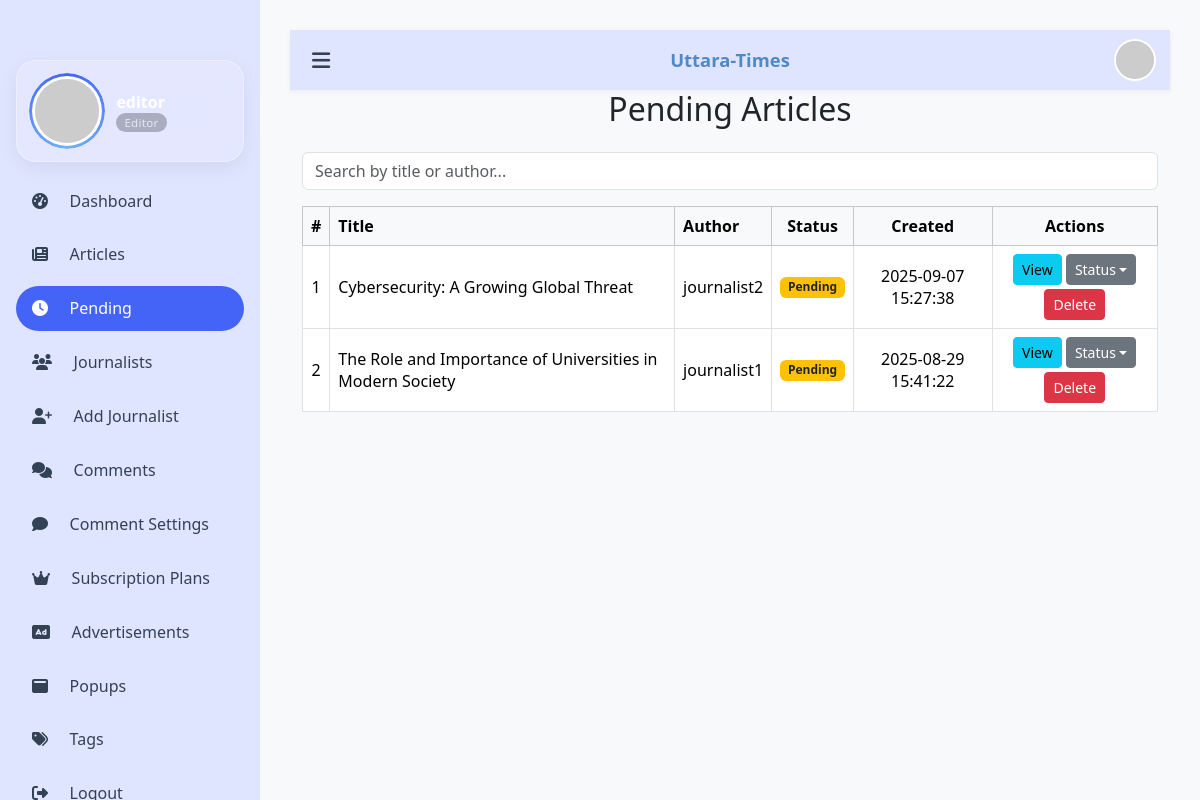
Page /pending_articles.php (signed in) on the committed database.
### tables this page shows
CREATE TABLE `articles` (
  `article_id` int(11) NOT NULL AUTO_INCREMENT,
  `title` varchar(255) NOT NULL,
  `content` text NOT NULL,
  `image_url` varchar(255) DEFAULT NULL,
  `status` enum('draft','pending','approved','declined') DEFAULT 'draft',
  `created_at` timestamp NOT NULL DEFAULT current_timestamp(),
  `updated_at` timestamp NOT NULL DEFAULT current_timestamp() ON UPDATE current_timestamp(),
  `author_id` int(11) DEFAULT NULL,
  PRIMARY KEY (`article_id`),
  KEY `author_id` (`author_id`),
  CONSTRAINT `articles_ibfk_1` FOREIGN KEY (`author_id`) REFERENCES `users` (`user_id`) ON DELETE SET NULL
);

CREATE TABLE `users` (
  `user_id` int(11) NOT NULL AUTO_INCREMENT,
  `username` varchar(50) NOT NULL,
  `email` varchar(100) NOT NULL,
  `password_hash` varchar(255) NOT NULL,
  `role` enum('journalist','editor','user') NOT NULL,
  `created_at` timestamp NOT NULL DEFAULT current_timestamp(),
  `Is_active` int(11) NOT NULL,
  PRIMARY KEY (`user_id`),
  UNIQUE KEY `username` (`username`),
  UNIQUE KEY `email` (`email`)
);

### pending_articles.php (the view, shortened to what this page needs)
<?php
require 'db.php';
require 'menubar3.php';
?>
<!DOCTYPE html>
<html lang="en">
<head>
    <link href="https://cdn.jsdelivr.net/npm/bootstrap@5.3.3/dist/css/bootstrap.min.css" rel="stylesheet">
    <link href="https://cdnjs.cloudflare.com/ajax/libs/font-awesome/6.5.0/css/all.min.css" rel="stylesheet">
</head>
<body>
    <div class="container">
        <h2 class="mb-4 text-center">Pending Articles</h2>
        <input type="text" id="articleSearch" class="form-control mb-3" placeholder="Search by title or author...">
        <div class="table-responsive">
            <table class="table table-bordered table-hover align-middle text-center">
                <thead class="table-light">
                    <tr>
                        <th>#</th>
                        <th class="text-start">Title</th>
                        <th class="text-start">Author</th>
                        <th>Status</th>
                        <th>Created</th>
                        <th>Actions</th>
                    </tr>
                </thead>
                <tbody>
                    <?php
                    $stmt = $conn->prepare("
                        SELECT a.article_id, a.title, a.created_at, a.status, u.username
                        FROM articles a
                        LEFT JOIN users u ON a.author_id = u.user_id
                        WHERE a.status NOT IN ('approved', 'declined')
                        ORDER BY a.created_at DESC
                    ");
                    $stmt->execute();
                    $result = $stmt->get_result();
                    $serial = 1;
                    while ($row = $result->fetch_assoc()):
                        $badgeClass = match ($row['status']) {
                            'pending' => 'badge-pending',
                            'approved' => 'badge-approved',
                            'declined' => 'badge-declined',
                            default => 'bg-secondary'
                        };
                    ?>
                        <tr>
                            <td><?= $serial++ ?></td>
                            <td class="text-start"><?= htmlspecialchars($row['title']) ?></td>
                            <td class="text-start"><?= htmlspecialchars($row['username'] ?? 'Unknown') ?></td>
                            <td>
                                <span class="badge <?= $badgeClass ?> status-badge" data-id="<?= $row['article_id'] ?>">
                                    <?= ucfirst($row['status']) ?>
                                </span>
                            </td>
                            <td><?= $row['created_at'] ?></td>
                            <td>
                                <a href="view_article.php?id=<?= $row['article_id'] ?>" class="btn btn-sm btn-info mb-1">View</a>
                                <div class="btn-group mb-1">
                                    <button class="btn btn-sm btn-secondary dropdown-toggle" data-bs-toggle="dropdown">Status</button>
                                </div>
                                <a href="#" class="btn btn-sm btn-danger delete-article" data-id="<?= $row['article_id'] ?>">Delete</a>
                            </td>
                        </tr>
                    <?php endwhile; ?>
                </tbody>
            </table>
        </div>
    </div>
</body>
</html>

### menubar3.php (style rules this page uses)
:root { --drawer: #dfe4ff; --brand: #5089c6; --accent: #4364f7; --txt: #334155; --muted: #64748b; --navH: 60px; --gap: 20px; --drawerW: 260px; }
* { box-sizing: border-box }
@media (min-width:992px) { body.shifted { margin-left: var(--drawerW); transition: margin-left .35s cubic-bezier(.4, 0, .2, 1); } }

### pending_articles.php (style rules this page uses)
body { background-color: #f8f9fa; font-family: 'Segoe UI', Tahoma, Geneva, Verdana, sans-serif; padding: 30px; }
.badge-pending { background-color: #ffc107; color: #212529; }

### rows in the picture
articles: title "Cybersecurity: A Growing Global Threat", author.username "journalist2", status "Pending", created_at "2025-09-07 15:27:38"
articles: title "The Role and Importance of Universities in Modern Society", author.username "journalist1", status "Pending", created_at "2025-08-29 15:41:22"

### other values in the picture
$username "editor"
$role "Editor"
$label "Dashboard"
$label "Articles"
$label "Pending"
$label "Journalists"
$label "Add Journalist"
$label "Comments"
$label "Comment Settings"
$label "Subscription Plans"
$label "Advertisements"
$label "Popups"
$label "Tags"
